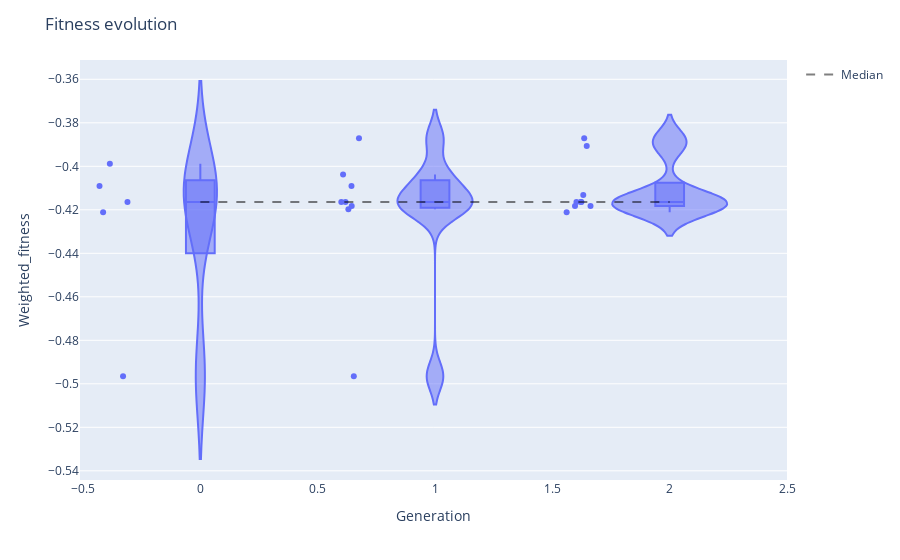

The code cell stored with this chart in its notebook:
### Code cell
viewer.fitness_evolution(points="all")

### Figure 1 — Plotly figure (JSON) as saved in the notebook; plotly's stock layout.template omitted (floating-point values rounded to 4 significant figures)
{"data": [{"alignmentgroup": "True", "box": {"visible": true}, "hovertemplate": "Generation=%{x}<br>Weighted_fitness=%{y}<extra></extra>", "legendgroup": "", "marker": {"color": "#636efa"}, "name": "", "offsetgroup": "", "orientation": "v", "points": "all", "scalegroup": "True", "showlegend": false, "type": "violin", "x": [0, 0, 0, 0, 0, 1, 1, 1, 1, 1, 1, 1, 1, 2, 2, 2, 2, 2, 2, 2, 2, 2], "x0": " ", "xaxis": "x", "y": [-0.3989, -0.4211, -0.4164, -0.409, -0.4965, -0.3871, -0.4038, -0.4164, -0.4164, -0.409, -0.4182, -0.4198, -0.4965, -0.4164, -0.4182, -0.3871, -0.3907, -0.4132, -0.4164, -0.4182, -0.4211, -0.4164], "y0": " ", "yaxis": "y"}, {"line": {"color": "rgba(0,0,0,0.5)", "dash": "dash", "width": 2}, "mode": "lines", "name": "Median", "type": "scatter", "x": [0, 1, 2], "y": [-0.4164, -0.4164, -0.4164]}], "layout": {"legend": {"tracegroupgap": 0}, "margin": {"t": 60}, "title": {"text": "Fitness evolution"}, "violinmode": "group", "xaxis": {"anchor": "y", "domain": [0, 1], "title": {"text": "Generation"}}, "yaxis": {"anchor": "x", "domain": [0, 1], "title": {"text": "Weighted_fitness"}}}}
